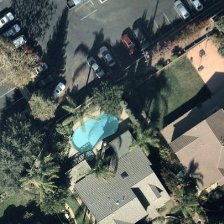
#> input picture Assets/136.jpg, 224 x 224 px
$ python Main.py ../Assets/136.jpg
#> lines starting #> are read from the running program, lines starting #| are printed output that depends on the picture; after the words box and inside, x2 and y2 are one past the last pixel; in counts of white or black regions, pixels touching at a corner belong together
import cv2
import numpy as np
import sys
import os

def detect_and_crop_pools(image_path):
#> called with image_path = '../Assets/136.jpg'
    img = cv2.imread(image_path)
#> img is the input picture: shape (224, 224, 3); mean B, G, R 91.5, 97.4, 90.5
    if img is None:
        print("Error: Could not load the image.")
        return

    hsv = cv2.cvtColor(img, cv2.COLOR_BGR2HSV)
#> hsv: shape (224, 224, 3); mean H, S, V 68.3, 65.9, 102.6

    lower_cyan = np.array([75, 45, 100])
    upper_cyan = np.array([120, 255, 255])

    # Create a mask using the defined cyan range
    mask = cv2.inRange(hsv, lower_cyan, upper_cyan)
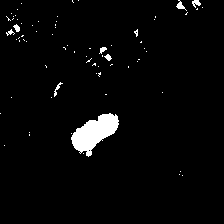
#> mask: shape (224, 224); 3% white; 72 white regions (64 under 20 px), largest, box (x1, y1, x2, y2) and area: (71, 113, 119, 157) 1108, (176, 0, 187, 11) 46, (192, 0, 201, 8) 42

    # Apply morphological operations to reduce noise
    kernel = np.ones((5, 5), np.uint8)
    mask = cv2.morphologyEx(mask, cv2.MORPH_CLOSE, kernel)
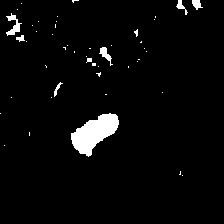
#> mask: shape (224, 224); 3.4% white; 47 white regions (39 under 20 px), largest, box (x1, y1, x2, y2) and area: (71, 113, 119, 157) 1139, (6, 13, 22, 36) 148, (99, 47, 113, 66) 97
    mask = cv2.morphologyEx(mask, cv2.MORPH_OPEN, kernel)
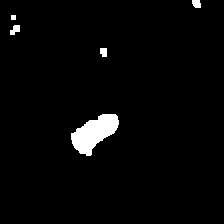
#> mask: shape (224, 224); 2.7% white; 5 white regions

    # Find contours in the processed mask
    contours, _ = cv2.findContours(mask, cv2.RETR_EXTERNAL, cv2.CHAIN_APPROX_SIMPLE)
#> contours = 5 contours, 1 with area under 20; largest, box (x1, y1, x2, y2) and area: (71, 114, 119, 156) 1069, (10, 25, 20, 35) 52, (192, 0, 201, 8) 48, (100, 48, 107, 57) 42

    # Filter contours
    min_area = 500
    filtered_contours = [cnt for cnt in contours if cv2.contourArea(cnt) > min_area]
#> filtered_contours = 1 contour; box (x1, y1, x2, y2) and area: (71, 114, 119, 156) 1069

    output_img = img.copy()
    coordinates = []  #

    for idx, contour in enumerate(filtered_contours):
        # Approximate the contour to make it smoother
        epsilon = 0.011 * cv2.arcLength(contour, True)
        approx_contour = cv2.approxPolyDP(contour, epsilon, True)

        cv2.drawContours(output_img, [approx_contour], -1, (255, 0, 0), 1)

        pool_coords = []
        for point in approx_contour:
            x, y = point[0]
            pool_coords.append((x, y))
        coordinates.append(pool_coords)
#> this loop made 1 pass
#> epsilon on pass 1: 1.65
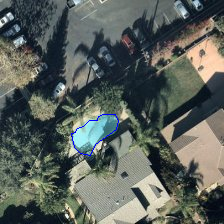
#> output_img: shape (224, 224, 3); 0.25% of pixels changed, all inside (x1, y1, x2, y2) = (71, 114, 119, 156)
#> after the loop, coordinates = [[(115, 114), (102, 114), (98, 116), (97, 120), (89, 120), (83, 126), (77, 128), (75, 132), (71, 133), (74, 147), (80, 153), (90, 155), (95, 144), (116, 129), (118, 120)]]

    with open('coordinates.txt', 'w') as file:
        for idx, pool_coords in enumerate(coordinates):
            file.write(f"Pool {idx + 1} Coordinates:\n")
            for x, y in pool_coords:
                file.write(f"{x},{y}\n")
            file.write("\n")
#> this loop made 1 pass

    output_dir = "cropped_pools"
    os.makedirs(output_dir, exist_ok=True)

    for idx, contour in enumerate(filtered_contours):
        x, y, w, h = cv2.boundingRect(contour)

        padding = 14
        x = max(0, x - padding)
        y = max(0, y - padding)
        w = min(output_img.shape[1] - x, w + 2 * padding)
        h = min(output_img.shape[0] - y, h + 2 * padding)

        cropped_pool = output_img[y:y+h, x:x+w]

        output_path = os.path.join(output_dir, f"pool_{idx + 1}.jpg")
        cv2.imwrite(output_path, cropped_pool)
#> this loop made 1 pass
#> (x, y, w, h, padding) on pass 1: (57, 100, 76, 70, 14)
#> pass 1, in detect_and_crop_pools, `cropped_pool = output_img[y:y+h, x:x+w]`:
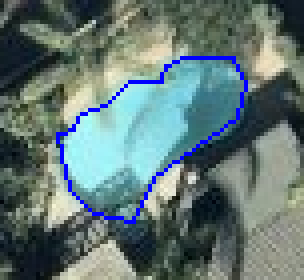
#> cropped_pool: shape (70, 76, 3) (shown 4 times larger); mean B, G, R 117.9, 119.6, 99.3

    cv2.imwrite("output_image_with_smooth_outlines.jpg", output_img)
    print(f"Detected {len(filtered_contours)} pool(s). Cropped images saved in '{output_dir}'.")
#| Detected 1 pool(s). Cropped images saved in 'cropped_pools'.

if __name__ == "__main__":
    if len(sys.argv) != 2:
        print("Usage: python pool_detector.py <input_image.jpg>")
        sys.exit(1)
    detect_and_crop_pools(sys.argv[1])

$ run again, on Assets/292.jpg
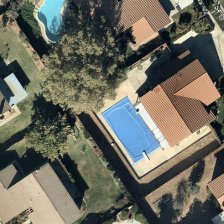
#> input picture Assets/292.jpg, 224 x 224 px
#> in detect_and_crop_pools, img is the input picture: shape (224, 224, 3); mean B, G, R 96.1, 107.2, 108.2
#> hsv: shape (224, 224, 3); mean H, S, V 50.4, 71.7, 118.3
#> in detect_and_crop_pools, `mask = cv2.morphologyEx(mask, cv2.MORPH_OPEN, kernel)`:
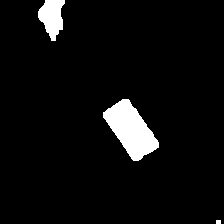
#> mask: shape (224, 224); 5.2% white; 3 white regions
#> contours = 3 contours, 1 with area under 20; largest, box (x1, y1, x2, y2) and area: (103, 99, 159, 161) 1782, (38, 0, 65, 41) 664
#> filtered_contours = 2 contours; box (x1, y1, x2, y2) and area: (103, 99, 159, 161) 1782, (38, 0, 65, 41) 664
#> the loop in detect_and_crop_pools, `for idx, contour in enumerate(filtered_contours):` made 2 passes
#> epsilon on passes 1 to 2: 2.01, 1.32
#> after the loop in detect_and_crop_pools, `for idx, contour in enumerate(filtered_contours):`: coordinates = [[(122, 99), (103, 112), (103, 117), (131, 158), (138, 160), (158, 147), (158, 142), (129, 100)], [(45, 0), (38, 11), (38, 17), (44, 23), (51, 40), (55, 40), (55, 35), (58, 33), (58, 30), (62, 29), (60, 8), (64, 3), (64, 0)]]
#> the loop in detect_and_crop_pools, `for idx, pool_coords in enumerate(coordinates):` made 2 passes
#> the loop in detect_and_crop_pools, `for idx, contour in enumerate(filtered_contours):` made 2 passes
#> (x, y, w, h, padding) on passes 1 to 2: (89, 85, 84, 90, 14), (24, 0, 55, 69, 14)
#> pass 2, in detect_and_crop_pools, `cropped_pool = output_img[y:y+h, x:x+w]`:
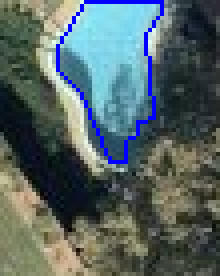
#> cropped_pool: shape (69, 55, 3) (shown 4 times larger); mean B, G, R 101.1, 101, 85.8
#| Detected 2 pool(s). Cropped images saved in 'cropped_pools'.

$ run again, on Assets/378.jpg
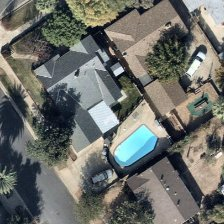
#> input picture Assets/378.jpg, 224 x 224 px
#> in detect_and_crop_pools, img is the input picture: shape (224, 224, 3); mean B, G, R 105.1, 110.2, 108.2
#> hsv: shape (224, 224, 3); mean H, S, V 60.9, 50.6, 117
#> in detect_and_crop_pools, `mask = cv2.morphologyEx(mask, cv2.MORPH_OPEN, kernel)`:
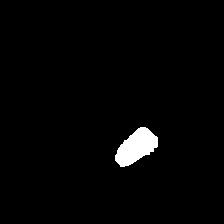
#> mask: shape (224, 224); 2.1% white; 1 white region
#> contours = 1 contour; box (x1, y1, x2, y2) and area: (115, 127, 158, 167) 973
#> filtered_contours has the same summary as contours
#> the loop in detect_and_crop_pools, `for idx, contour in enumerate(filtered_contours):` made 1 pass
#> epsilon on pass 1: 1.46
#> after the loop in detect_and_crop_pools, `for idx, contour in enumerate(filtered_contours):`: coordinates = [[(157, 137), (145, 127), (138, 128), (120, 145), (115, 155), (115, 160), (120, 166), (124, 166), (145, 154), (149, 154), (157, 146)]]
#> the loop in detect_and_crop_pools, `for idx, pool_coords in enumerate(coordinates):` made 1 pass
#> the loop in detect_and_crop_pools, `for idx, contour in enumerate(filtered_contours):` made 1 pass
#> (x, y, w, h, padding) on pass 1: (101, 113, 71, 68, 14)
#> pass 1, in detect_and_crop_pools, `cropped_pool = output_img[y:y+h, x:x+w]`:
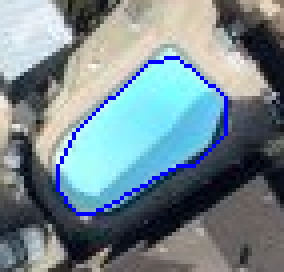
#> cropped_pool: shape (68, 71, 3) (shown 4 times larger); mean B, G, R 142.6, 135.4, 117.2
#| Detected 1 pool(s). Cropped images saved in 'cropped_pools'.

$ run again, on Assets/79.jpg
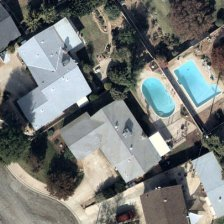
#> input picture Assets/79.jpg, 224 x 224 px
#> in detect_and_crop_pools, img is the input picture: shape (224, 224, 3); mean B, G, R 118.3, 120.9, 117.6
#> hsv: shape (224, 224, 3); mean H, S, V 65.1, 48.4, 127.8
#> in detect_and_crop_pools, `mask = cv2.morphologyEx(mask, cv2.MORPH_OPEN, kernel)`:
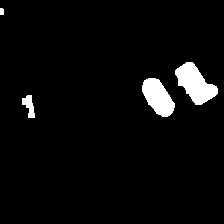
#> mask: shape (224, 224); 4% white; 4 white regions
#> contours = 4 contours, 1 with area under 20; largest, box (x1, y1, x2, y2) and area: (175, 62, 218, 105) 956, (142, 78, 175, 117) 766, (22, 95, 35, 118) 140
#> filtered_contours = 2 contours; box (x1, y1, x2, y2) and area: (175, 62, 218, 105) 956, (142, 78, 175, 117) 766
#> the loop in detect_and_crop_pools, `for idx, contour in enumerate(filtered_contours):` made 2 passes
#> epsilon on passes 1 to 2: 1.26, 1.52
#> after the loop in detect_and_crop_pools, `for idx, contour in enumerate(filtered_contours):`: coordinates = 2 items
#> the loop in detect_and_crop_pools, `for idx, pool_coords in enumerate(coordinates):` made 2 passes
#> the loop in detect_and_crop_pools, `for idx, contour in enumerate(filtered_contours):` made 2 passes
#> (x, y, w, h, padding) on passes 1 to 2: (128, 64, 61, 67, 14), (161, 48, 63, 71, 14)
#> pass 2, in detect_and_crop_pools, `cropped_pool = output_img[y:y+h, x:x+w]`:
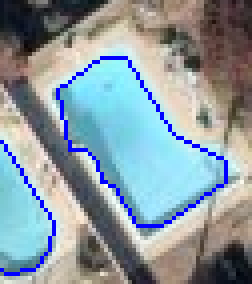
#> cropped_pool: shape (71, 63, 3) (shown 4 times larger); mean B, G, R 160.9, 153.5, 138.9
#| Detected 2 pool(s). Cropped images saved in 'cropped_pools'.
